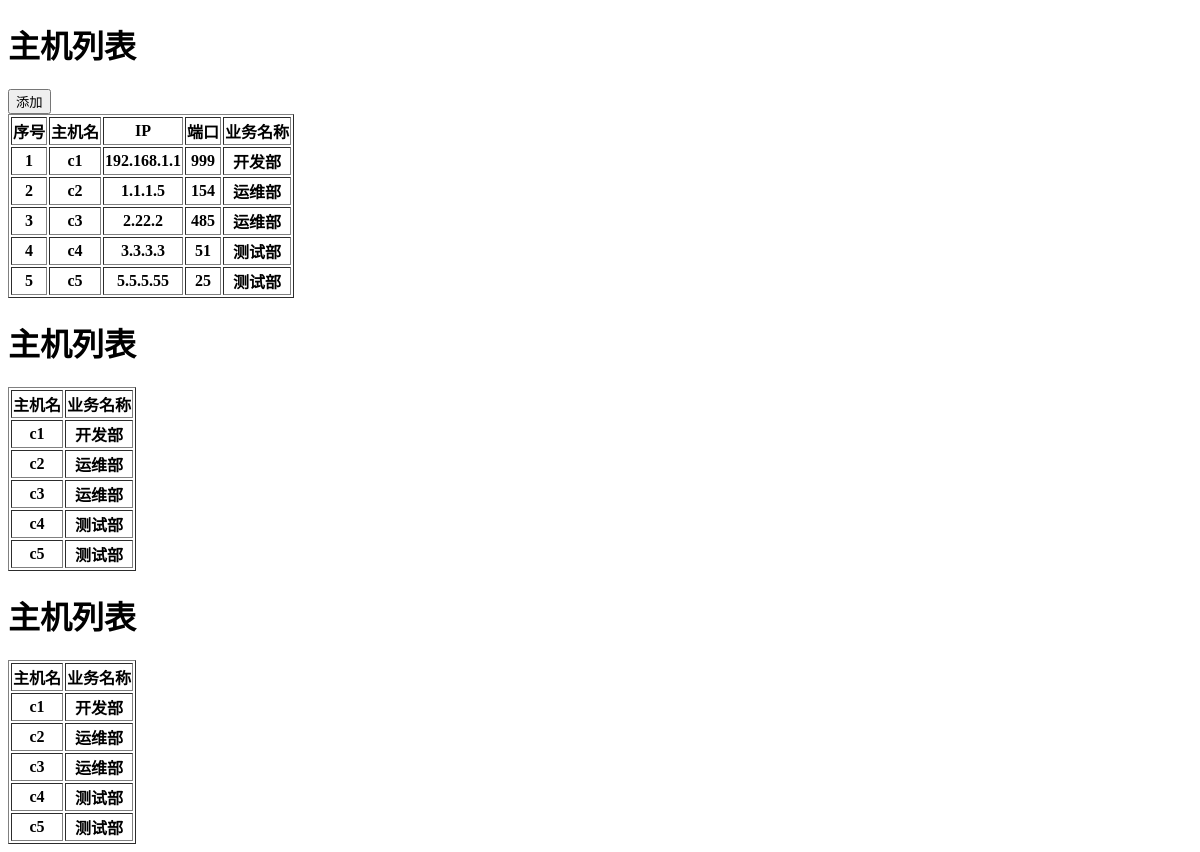
The page /host/ on the database its author committed.
### app01/models.py (models this page shows)
class Host(models.Model):
    nid = models.AutoField(primary_key=True)
    hostname = models.CharField(max_length=32,db_index=True)
    ip = models.GenericIPAddressField(protocol='ipv4',db_index=True)
    port = models.IntegerField()
    b = models.ForeignKey(to="Business",to_field='id',on_delete=models.CASCADE)

class Business(models.Model):
    caption = models.CharField(max_length=32)
    code = models.CharField(max_length=32)

### app01/views.py (the view, shortened to what this page needs)
# urls.py: path('host/', views.host),
def host(request):
    if request.method == "GET":
        v1 = models.Host.objects.filter(nid__gt=0)
        for row in v1:
            print(row.nid,row.hostname,row.ip,row.port,row.b.caption,row.b.code)
        v2 = models.Host.objects.filter(nid__gt=0).values('nid','hostname','b_id','b__caption')
        for row in v2:
            print(row['nid'],row['hostname'],row['b__caption'])
        v3 = models.Host.objects.filter(nid__gt=0).values_list('nid', 'hostname', 'b_id', 'b__caption')
        b_list = models.Business.objects.all()
        return render(request, 'host.html', {'v1': v1, 'v2': v2, 'v3': v3, 'b_list': b_list})

### templates/host.html (shortened to what this page needs)
<!DOCTYPE html>
<html lang="en">
<head>
</head>
<body>
 <h1>主机列表</h1>
<div>
    <input type="button"value="添加" id="add_host">
</div>
 <table border="1">
        <thead>
            <tr>
                <th>序号</th>
                <th>主机名</th>
                <th>IP</th>
                <th>端口</th>
                <th>业务名称</th>
            </tr>
        </thead>
        <tbody>
        {% for row in v1 %}
             <tr host-id = {{ row.nid }} bid={{ row.b_id }}>
                <th>{{ forloop.counter }}</th>
                 <th>{{ row.hostname }}</th>
                <th>{{ row.ip }}</th>
                <th>{{ row.port }}</th>
                <th>{{ row.b.caption }}</th>
            </tr>
        {% endfor %}
        </tbody>
    </table>
    <h1>主机列表</h1>
    <table border="1">
        <thead>
            <tr>
                <th>主机名</th>
                <th>业务名称</th>
            </tr>
        </thead>
        <tbody>
        {% for row in v2 %}
             <tr host-id = {{ row.nid }} bid={{ row.b_id }}>
                <th>{{ row.hostname }}</th>
                <th>{{ row.b__caption }}</th>
            </tr>
        {% endfor %}
        </tbody>
    </table>
    <h1>主机列表</h1>
    <table border="1">
        <thead>
            <tr>
                <th>主机名</th>
                <th>业务名称</th>
            </tr>
        </thead>
        <tbody>
        {% for row in v3 %}
             <tr host-id = {{ row.0 }} bid={{ row.2 }}>
                <th>{{ row.1 }}</th>
                <th>{{ row.3 }}</th>
            </tr>
        {% endfor %}
        </tbody>
    </table>
</body>
</html>

### rows shown on the page
Host: hostname "c1", ip "192.168.1.1", port "999", b.caption "开发部", b__caption "开发部", row "开发部"
Host: hostname "c2", ip "1.1.1.5", port "154", b.caption "运维部", b__caption "运维部", row "运维部"
Host: hostname "c3", ip "2.22.2", port "485", b.caption "运维部", b__caption "运维部", row "运维部"
Host: hostname "c4", ip "3.3.3.3", port "51", b.caption "测试部", b__caption "测试部", row "测试部"
Host: hostname "c5", ip "5.5.5.55", port "25", b.caption "测试部", b__caption "测试部", row "测试部"
